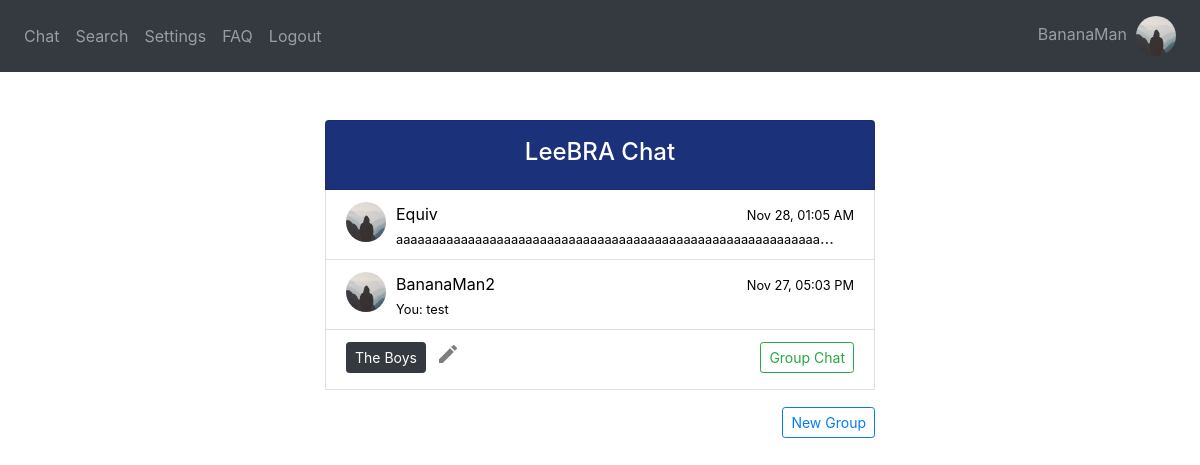
Screenshot of / (signed in) with the database file from the repository.
### website/models.py (models this page shows)
class User(db.Model, UserMixin):
    username = db.Column(db.String(150), unique=True)
    password = db.Column(db.String(150))
    answer = db.Column(db.String(150)) # security word
    question = db.Column(db.String(150)) # security question
    text_color = db.Column(db.String(20), default='Black') # message text color
    text_size = db.Column(db.String(20), default='Medium') # message text size
    background = db.Column(db.String(20), default='White') # background color
    status = db.Column(db.String(150))
    messages = db.relationship('Message')
    friends_list = db.relationship('Friend')
    block_list = db.relationship('Block')
    id = db.Column(db.Integer, primary_key=True)
    name = db.Column(db.String(20))
    groups = db.relationship('Group', secondary=user_groups, backref=db.backref('members', lazy='dynamic'))
    image_file = db.Column(db.String(20), nullable=False, default='default.jpg')

class Friend(db.Model):
    id = db.Column(db.Integer, primary_key=True)
    user_id = db.Column(db.Integer, db.ForeignKey('user.id')) #one-to-many relationship
    friend_id = db.Column(db.Integer)
    friend_name = db.Column(db.String(10000))

class Message(db.Model):
    id = db.Column(db.Integer, primary_key=True)
    data = db.Column(db.String(10000))
    date = db.Column(db.DateTime(timezone=True), default=func.now(tz=pytz.timezone('US/Eastern')))
    user_id = db.Column(db.Integer, db.ForeignKey('user.id')) #one-to-many relationship
    recipient_id = db.Column(db.Integer)
    group_id = db.Column(db.Integer)

class Group(db.Model):
    group_id = db.Column(db.Integer, primary_key=True)
    group_name = db.Column(db.String(20))

### website/views.py (the view, shortened to what this page needs)
@views.route('/', methods = ['GET', 'POST'])
@login_required
def chat():
    recipient = None
    return render_template("chat_menu.html", User = User, user = current_user, username = current_user.username,
        Message = Message, recipient = recipient, desc = desc, redirect = redirect, and_ = and_, or_ = or_, datetime = datetime)

### website/__init__.py (called while the page is built)
def create_app():
    app = Flask(__name__)
    app.config['SECRET_KEY'] = 'wadkjwlajda'
    app.config['SQLALCHEMY_DATABASE_URI'] = f'sqlite:///{DB_NAME}'
    db.init_app(app)
    from .views import views
    from .auth import auth
    from .group_views import group_views
    app.register_blueprint(views, url_prefix='/')
    app.register_blueprint(auth, url_prefix='/')
    app.register_blueprint(group_views, url_prefix='/')
    from .models import User, Message
    create_database(app)
    login_manager = LoginManager()
    login_manager.login_view = 'auth.login'
    login_manager.init_app(app)
    @login_manager.user_loader
    def load_user(id):
        return User.query.get(int(id))
    return app

### website/templates/chat_menu.html (shortened to what this page needs)
{% extends "base.html" %} {% block title %}Chat{% endblock %} {% block content
    %}
<br />
<div style =   "position: fixed;
                right: 0;
                left: 0;
                margin-right: auto;
                margin-left: auto;
                min-height: 10em;
                max-width: 550px;">
    <li style="height: 70px; background-color:rgb(27, 49, 121)" class="list-group-item"><h4 style="color:white; padding-top:5px" align="center">LeeBRA Chat</h4></li>
    {% if user.friends_list %}
        {% for friend in user.friends_list %}
            <li style="height: 70px" class="list-group-item">
                    <div style="float: left; width: 40px">
                        {% set friend_data = User.query.filter(User.id == friend.friend_id).first_or_404() %}
                    <a href="/profile/{{friend_data.username}}">
                        <img id='cornerpic' style="width:40px" class="rounded-circle account-img" src="{{ url_for('static', filename='profile_pics/' + friend_data.image_file) }}"></a>
                    </div>
                    <a style="float:top; padding-bottom: 10px; color: black" class="nav-item" href="/chat/{{friend_data.username}}"><div>
                    <div style="float:left; padding-left: 10px;">{{friend_data.username}}</div>
                    {% set most_recent = Message.query.order_by(desc(Message.id)).filter(or_(and_(Message.user_id == current_user.id, Message.recipient_id == friend.friend_id), and_(Message.recipient_id == current_user.id, Message.user_id == friend.friend_id))).first() %}
                    {% if most_recent %}
                    {% set time = datetime.timedelta(hours=5) %}
                    <div align="right">
                        {% if (most_recent.date - datetime.datetime.now()).days < 0 %}
                        <div style="float:right"><small>{{(most_recent.date - time).strftime('%b %d, %I:%M %p')}}</small></div>
                        {% elif (most_recent.date - datetime.datetime.now()).days == -1 %}
                            <div style="float:right"><small>{{(message.date - time).strftime('Yesterday, %I:%M %p')}}</small></div>
                        {% else %}
                            <div style="float:right"><small>{{(most_recent.date - time).strftime('%I:%M %p')}}</small></div>
                        {% endif %}
                    </div>
                    <div style="float:left; padding-left: 10px; width: 450px; overflow:hidden; white-space: nowrap; text-overflow: ellipsis;">
                        <small>
                        {% if most_recent.user_id == current_user.id %}
                            You: {{ Message.query.order_by(desc(Message.id)).filter(and_(Message.user_id == current_user.id, Message.recipient_id == friend.friend_id)).first().data }}
                        {% else %}
                            {{ Message.query.order_by(desc(Message.id)).filter(and_(Message.recipient_id == current_user.id, Message.user_id == friend.friend_id)).first().data }}
                        {% endif %}
                        </small>
                    </a></div>
                        <br/>
                    </div>
                    {% else %}
                    <div style="float:left; padding-left: 10px; width: 450px; overflow:hidden; white-space: nowrap; text-overflow: ellipsis;">
                        <small style="color: rgb(0, 140, 175)">Say hi!</small>
                    </div>
                    {% endif %}
            </li>
        {% endfor %}
    {% endif %}
    {% if user.groups %}
        {% for specific_group in user.groups %}
            <li style="height: 60px" class="list-group-item">
                <div style="float: left; padding-right: 10px"><a class="btn btn-dark btn-sm" id="chat" href="/group-chat/{{specific_group.group_id}}">{{specific_group.group_name}}</a></div>
                <div style="float: left"><a class="close" id="chat" href="/change-group-name/{{specific_group.group_id}}"><span aria-hidden="true"><i class="material-icons">mode_edit</i></span></a></div>
                <div align="right"><a class="btn btn-outline-success btn-sm" id="chat" href="/group-chat/{{specific_group.group_id}}">Group Chat</a></div>
            </li>
        {% endfor %}
    {% endif %}
    <div style="float: right; padding-top: 3%"><a class="btn btn-outline-primary btn-sm" id="create-group" href="/create-group">New Group</a></div>
{% endblock %}

### website/templates/base.html (shortened to what this page needs)
<!DOCTYPE html>
<html>
  <head>
    <link
      rel="stylesheet"
      href="https://stackpath.bootstrapcdn.com/bootstrap/4.4.1/css/bootstrap.min.css"
    />
    <link
      rel="stylesheet"
      href="https://stackpath.bootstrapcdn.com/font-awesome/4.7.0/css/font-awesome.min.css"
    />
  </head>
  <body>
    <nav class="navbar navbar-expand-lg navbar-dark bg-dark">
      <div class="collapse navbar-collapse" id="navbar">
        <div class="navbar-nav">
          {% if current_user.is_authenticated %}
            <a class="nav-item nav-link" id="chat" href="/">Chat</a>
            <a class="nav-item nav-link" id="search" href="/search">Search</a>
            <a class="nav-item nav-link" id="settings" href="/settings">Settings</a>
            <a class="nav-item nav-link" id="faq" href="/faq">FAQ</a>
            <a class="nav-item nav-link" id="logout" href="/logout">Logout</a>
          {% else %}
            <a class="nav-item nav-link" id="login" href="/login">Log In</a>
            <a class="nav-item nav-link" id="signUp" href="/sign-up">Sign Up</a>
            <a class="nav-item nav-link" id="faq" href="/faq">FAQ</a>
          {% endif %}
        </div>
      </div>
        <div class="navbar-nav">
          {% if current_user.is_authenticated %}
            <a class="nav-item nav-link" id="chat" href="/profile">{{current_user.username}}&nbsp;&nbsp;<img id="cornerpic" style="width: 40px;" class="rounded-circle account-img" src="{{ url_for('static', filename='profile_pics/' + current_user.image_file) }}"></a>
          {% endif %}
        </div>
    </nav>
    <br />
    <div class="container">{% block content %} {% endblock %}</div>
  </body>
</html>

### website/templates/base.html (style rules this page uses)
#cornerpic { object-fit: cover; width:40px; height:40px; }

### rows the page displays
User: username "BananaMan", image_file (placeholder picture)
Friend: image_file (placeholder picture)
User: username "Equiv"
Message: date "Nov 28, 01:05 AM", query.order_by "aaaaaaaaaaaaaaaaaaaaaaaaaaaaaaaaaaaaaaaaaaaaaaaaaaaaaaaaaaa…"
Friend: image_file (placeholder picture)
User: username "BananaMan2"
Message: date "Nov 27, 05:03 PM", query.order_by "test"
Group: group_name "The Boys"
